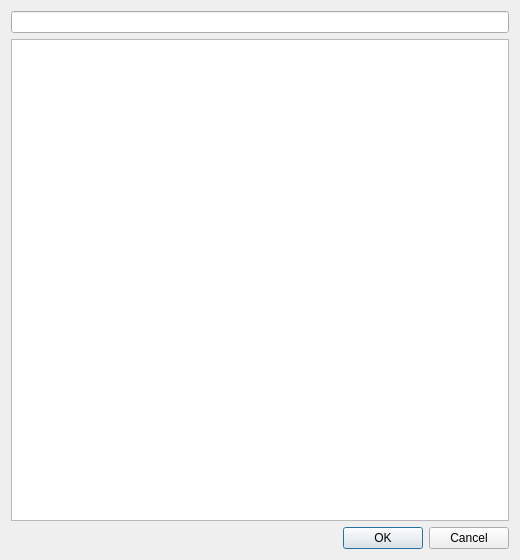
<?xml version="1.0" encoding="UTF-8"?>
<ui version="4.0">
 <class>TraitPicker</class>
 <widget class="QDialog" name="TraitPicker">
  <property name="geometry">
   <rect>
    <x>0</x>
    <y>0</y>
    <width>520</width>
    <height>560</height>
   </rect>
  </property>
  <property name="windowTitle">
   <string></string>
  </property>
  <layout class="QVBoxLayout" name="outer_layout" stretch="0,1,0">
   <item>
    <widget class="QLineEdit" name="filter_line">
     <property name="clearButtonEnabled">
      <bool>true</bool>
     </property>
    </widget>
   </item>
   <item>
    <widget class="QTreeWidget" name="trait_list">
     <property name="rootIsDecorated">
      <bool>false</bool>
     </property>
     <property name="uniformRowHeights">
      <bool>true</bool>
     </property>
     <property name="headerHidden">
      <bool>true</bool>
     </property>
     <column>
      <property name="text">
       <string notr="true">1</string>
      </property>
     </column>
    </widget>
   </item>
   <item>
    <widget class="QDialogButtonBox" name="buttons">
     <property name="standardButtons">
      <set>QDialogButtonBox::StandardButton::Cancel|QDialogButtonBox::StandardButton::Ok</set>
     </property>
    </widget>
   </item>
  </layout>
 </widget>
 <resources/>
 <connections>
  <connection>
   <sender>buttons</sender>
   <signal>accepted()</signal>
   <receiver>TraitPicker</receiver>
   <slot>accept()</slot>
  </connection>
  <connection>
   <sender>buttons</sender>
   <signal>rejected()</signal>
   <receiver>TraitPicker</receiver>
   <slot>reject()</slot>
  </connection>
 </connections>
</ui>
